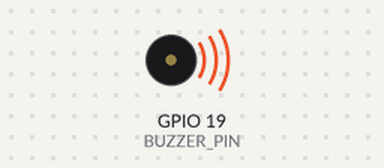
This program was run on a simulated Raspberry Pi (BCM pin numbers). Parts: buzzer (waves = sounding). At 17.0 s the program stops and its outputs stay as they are.

Above: at 0.1 s.
At 17.1 s:
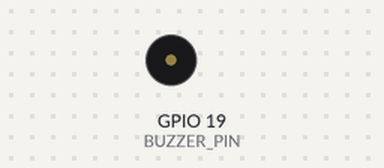
Timing chart, 0 to 18.5 s (numbered marks = the images above):
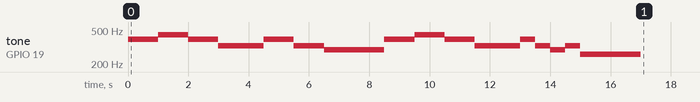

The program:

kingn.py
```python
import RPi.GPIO as GPIO
import time

j=1
BUZZER_PIN = 19

GPIO.setmode(GPIO.BCM)
GPIO.setup(BUZZER_PIN, GPIO.OUT)

pwm = GPIO.PWM(BUZZER_PIN, 1)
pwm.start(10)

melody = [392,392,440,440,392,392,329.6,392,392,329.6,329.6,293.6
,392,392,440,440,392,392,329.6,392,329.6,293.6,329.6,261.6]

try:
    for i in melody:
        pwm.ChangeFrequency(i)
        if (j==7 or j==19):
            time.sleep(1)
        elif (j==12 or j==24):
            time.sleep(1.5)
        time.sleep(0.5)
        j = j + 1

finally:
    pwm.stop()
    GPIO.cleanup()
```

Measured:
- by itself, tone on GPIO 19 (BUZZER_PIN): plays 392 Hz for 1.0 s, 440 Hz for 1.0 s, 392 Hz for 1.0 s, 329 Hz for 1.5 s, 392 Hz for 1.0 s, 329 Hz for 1.0 s … (16 notes in this stretch)
